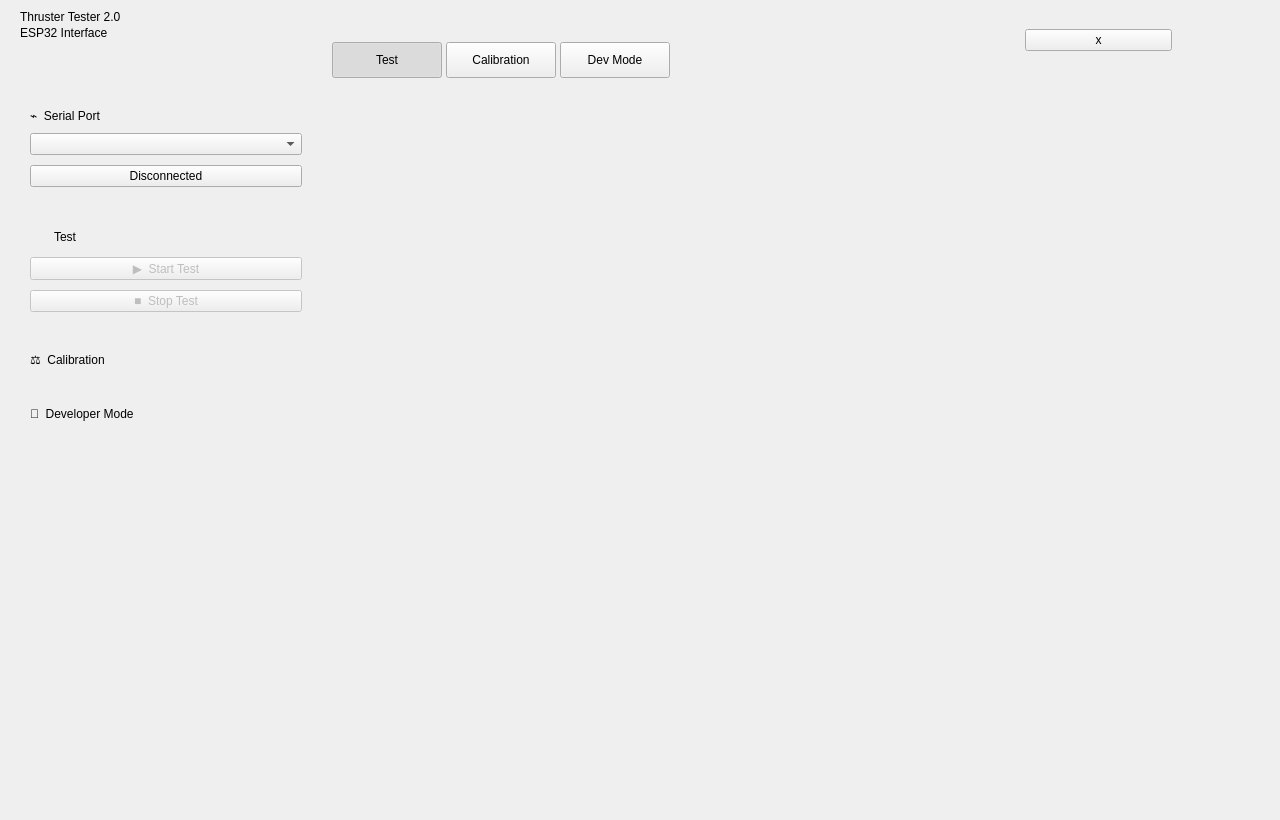
<?xml version="1.0" encoding="UTF-8"?>
<ui version="4.0">
 <class>MainWindow</class>
 <widget class="QMainWindow" name="MainWindow">
  <property name="geometry">
   <rect>
    <x>0</x>
    <y>0</y>
    <width>1280</width>
    <height>820</height>
   </rect>
  </property>
  <property name="minimumSize">
   <size>
    <width>1100</width>
    <height>720</height>
   </size>
  </property>
  <property name="windowTitle">
   <string>Thruster Tester 2.0</string>
  </property>
  <property name="styleSheet">
   <string notr="true">
QMainWindow,
QWidget#centralWidget {
    background-color: #131c26;
    color: #d7e4ee;
}

QFrame#headerWidget {
    background-color: #131c26;
    border-bottom: 1px solid #223140;
}

QLabel#titleLabel {
    color: #d7e4ee;
    font-size: 18px;
    font-weight: 600;
}

QLabel#subtitleLabel {
    color: #8aa0b0;
    font-size: 12px;
}

QPushButton#testTabButton,
QPushButton#calibrationTabButton,
QPushButton#developerTabButton {
    min-height: 36px;
    max-height: 36px;
    min-width: 110px;
    background-color: #1b2630;
    border: none;
    border-top-left-radius: 8px;
    border-top-right-radius: 8px;
    border-bottom-left-radius: 0;
    border-bottom-right-radius: 0;
    color: #8aa0b0;
    font-size: 14px;
    font-weight: 600;
    padding: 0 18px;
    text-align: center;
}

QPushButton#testTabButton:hover,
QPushButton#calibrationTabButton:hover,
QPushButton#developerTabButton:hover {
    background-color: #253544;
    color: #d7e4ee;
}

QPushButton#testTabButton:checked,
QPushButton#calibrationTabButton:checked,
QPushButton#developerTabButton:checked {
    background-color: #0069f1;
    color: #ffffff;
}

QFrame#sidebarPanel {
    background: transparent;
    border: none;
}

QFrame#contentPanel,
QFrame#serialFrame,
QFrame#testFrame,
QFrame#calibrationFrame,
QFrame#developerFrame {
    background-color: #18242e;
    border: 1px solid #223140;
    border-radius: 10px;
}

QLabel#testTitleIcon {
    background: transparent;
    border: none;
}

QLabel#serialTitle,
QLabel#testTitle,
QLabel#calibrationTitle,
QLabel#developerTitle {
    color: #d7e4ee;
    font-size: 14px;
    font-weight: 600;
}

QComboBox#portCombo {
    min-height: 40px;
    background-color: #1e2c38;
    border: 1px solid #223140;
    border-radius: 8px;
    padding: 2px 8px;
    color: #d7e4ee;
    combobox-popup: 0;
}

QComboBox#portCombo::drop-down {
    border: none;
    width: 24px;
}

QComboBox#portCombo QAbstractItemView {
    background-color: #18242e;
    color: #d7e4ee;
    selection-background-color: #1e2c38;
    selection-color: #d7e4ee;
    border: 1px solid #223140;
    border-radius: 8px;
    outline: none;
    padding: 4px 0;
}

QComboBox#portCombo QAbstractItemView::item {
    min-height: 40px;
    padding: 10px 14px;
}

QPushButton#connectButton,
QPushButton#startButton,
QPushButton#stopButton {
    min-height: 40px;
    background-color: #1e2c38;
    border: none;
    border-radius: 8px;
    padding: 4px 14px;
    color: #ffffff;
    font-weight: 600;
    text-align: left;
}

QPushButton#connectButton {
    background-color: #24313c;
    color: #8aa0b0;
    text-align: center;
}

QPushButton#connectButton[connectable="true"] {
    background-color: #1e2c38;
    color: #ffffff;
}

QPushButton#connectButton[connectable="true"]:hover {
    background-color: #2d4152;
    color: #ffffff;
}

QPushButton#connectButton[connected="true"] {
    background-color: #0a7a45;
    color: #ffffff;
}

QPushButton#connectButton[connected="true"]:hover {
    background-color: #0c8d50;
    color: #ffffff;
}

QPushButton#startButton {
    background-color: #0069f1;
}

QPushButton#startButton:hover {
    background-color: #1a7af4;
}

QPushButton#stopButton {
    background-color: #7f2934;
}

QPushButton#stopButton:hover {
    background-color: #93303d;
}

QPushButton#startButton:disabled,
QPushButton#stopButton:disabled {
    background-color: #24313c;
    color: #8aa0b0;
}

QFrame#errorToast {
    background-color: #2a1f24;
    border: 1px solid #7f2934;
    border-radius: 8px;
}

QLabel#errorToastLabel {
    color: #d7e4ee;
    font-size: 13px;
}

QPushButton#errorToastCloseButton {
    min-height: 24px;
    max-height: 24px;
    min-width: 24px;
    max-width: 24px;
    background: transparent;
    border: none;
    border-radius: 4px;
    color: #8aa0b0;
    font-weight: 600;
    padding: 0;
    text-align: center;
}

QPushButton#errorToastCloseButton:hover {
    background-color: #3a2a30;
    color: #d7e4ee;
}

QScrollArea#sidebarScrollArea,
QScrollArea#contentScrollArea {
    background: transparent;
    border: none;
}

QScrollArea#sidebarScrollArea &gt; QWidget,
QScrollArea#contentScrollArea &gt; QWidget,
QWidget#sidebarScrollContents,
QWidget#contentScrollContents,
QStackedWidget#contentStack,
QWidget#testPage,
QWidget#calibrationPage,
QWidget#developerPage {
    background: transparent;
    border: none;
}

QLabel#calibrationPlaceholderLabel,
QLabel#developerPlaceholderLabel {
    color: #8aa0b0;
    font-size: 18px;
    font-weight: 600;
}

QFrame#footerWidget {
    background-color: #131c26;
    border-top: 1px solid #223140;
}

QScrollBar:vertical {
    background: transparent;
    width: 10px;
    margin: 4px 2px;
}

QScrollBar::handle:vertical {
    background: #34495a;
    border-radius: 4px;
    min-height: 24px;
}

QScrollBar::handle:vertical:hover {
    background: #486276;
}

QScrollBar::add-line:vertical,
QScrollBar::sub-line:vertical,
QScrollBar::add-page:vertical,
QScrollBar::sub-page:vertical {
    background: transparent;
    border: none;
    height: 0;
}
   </string>
  </property>
  <widget class="QWidget" name="centralWidget">
   <layout class="QVBoxLayout" name="rootLayout">
    <property name="spacing">
     <number>0</number>
    </property>
    <property name="leftMargin">
     <number>0</number>
    </property>
    <property name="topMargin">
     <number>0</number>
    </property>
    <property name="rightMargin">
     <number>0</number>
    </property>
    <property name="bottomMargin">
     <number>0</number>
    </property>
    <item>
     <widget class="QFrame" name="headerWidget">
      <property name="minimumSize">
       <size>
        <width>0</width>
        <height>78</height>
       </size>
      </property>
      <property name="maximumSize">
       <size>
        <width>16777215</width>
        <height>78</height>
       </size>
      </property>
      <property name="frameShape">
       <enum>QFrame::Shape::NoFrame</enum>
      </property>
      <layout class="QHBoxLayout" name="headerLayout">
       <property name="spacing">
        <number>16</number>
       </property>
       <property name="leftMargin">
        <number>16</number>
       </property>
       <property name="topMargin">
        <number>10</number>
       </property>
       <property name="rightMargin">
        <number>16</number>
       </property>
       <property name="bottomMargin">
        <number>0</number>
       </property>
       <item>
        <widget class="QWidget" name="brandingWidget" native="true">
         <property name="minimumSize">
          <size>
           <width>300</width>
           <height>0</height>
          </size>
         </property>
         <property name="maximumSize">
          <size>
           <width>300</width>
           <height>16777215</height>
          </size>
         </property>
         <layout class="QVBoxLayout" name="titleLayout">
          <property name="spacing">
           <number>2</number>
          </property>
          <property name="leftMargin">
           <number>4</number>
          </property>
          <property name="topMargin">
           <number>0</number>
          </property>
          <property name="rightMargin">
           <number>0</number>
          </property>
          <property name="bottomMargin">
           <number>0</number>
          </property>
          <item>
           <widget class="QLabel" name="titleLabel">
            <property name="text">
             <string>Thruster Tester 2.0</string>
            </property>
           </widget>
          </item>
          <item>
           <widget class="QLabel" name="subtitleLabel">
            <property name="text">
             <string>ESP32 Interface</string>
            </property>
           </widget>
          </item>
          <item>
           <spacer name="brandingVerticalSpacer">
            <property name="orientation">
             <enum>Qt::Orientation::Vertical</enum>
            </property>
            <property name="sizeHint" stdset="0">
             <size>
              <width>20</width>
              <height>20</height>
             </size>
            </property>
           </spacer>
          </item>
         </layout>
        </widget>
       </item>
       <item>
        <layout class="QHBoxLayout" name="tabLayout">
         <property name="spacing">
          <number>4</number>
         </property>
         <item alignment="Qt::AlignmentFlag::AlignBottom">
          <widget class="QPushButton" name="testTabButton">
         <property name="minimumSize">
          <size>
           <width>110</width>
           <height>36</height>
          </size>
         </property>
         <property name="maximumSize">
          <size>
           <width>16777215</width>
           <height>36</height>
          </size>
         </property>
         <property name="text">
          <string>Test</string>
         </property>
         <property name="checkable">
          <bool>true</bool>
         </property>
         <property name="checked">
          <bool>true</bool>
         </property>
          </widget>
         </item>
         <item alignment="Qt::AlignmentFlag::AlignBottom">
          <widget class="QPushButton" name="calibrationTabButton">
         <property name="minimumSize">
          <size>
           <width>110</width>
           <height>36</height>
          </size>
         </property>
         <property name="maximumSize">
          <size>
           <width>16777215</width>
           <height>36</height>
          </size>
         </property>
         <property name="text">
          <string>Calibration</string>
         </property>
         <property name="checkable">
          <bool>true</bool>
         </property>
          </widget>
         </item>
         <item alignment="Qt::AlignmentFlag::AlignBottom">
          <widget class="QPushButton" name="developerTabButton">
         <property name="minimumSize">
          <size>
           <width>110</width>
           <height>36</height>
          </size>
         </property>
         <property name="maximumSize">
          <size>
           <width>16777215</width>
           <height>36</height>
          </size>
         </property>
         <property name="text">
          <string>Dev Mode</string>
         </property>
         <property name="checkable">
          <bool>true</bool>
         </property>
          </widget>
         </item>
         <item>
          <spacer name="headerTrailingSpacer">
           <property name="orientation">
            <enum>Qt::Orientation::Horizontal</enum>
           </property>
           <property name="sizeHint" stdset="0">
            <size>
             <width>40</width>
             <height>20</height>
            </size>
           </property>
          </spacer>
         </item>
        </layout>
       </item>
      </layout>
     </widget>
    </item>
    <item>
     <widget class="QWidget" name="bodyWidget" native="true">
      <property name="sizePolicy">
       <sizepolicy hsizetype="Expanding" vsizetype="Expanding">
        <horstretch>0</horstretch>
        <verstretch>1</verstretch>
       </sizepolicy>
      </property>
      <layout class="QHBoxLayout" name="bodyLayout" stretch="0,1">
       <property name="spacing">
        <number>16</number>
       </property>
       <property name="leftMargin">
        <number>16</number>
       </property>
       <property name="topMargin">
        <number>16</number>
       </property>
       <property name="rightMargin">
        <number>16</number>
       </property>
       <property name="bottomMargin">
        <number>16</number>
       </property>
       <item>
        <widget class="QFrame" name="sidebarPanel">
         <property name="minimumSize">
          <size>
           <width>300</width>
           <height>0</height>
          </size>
         </property>
         <property name="maximumSize">
          <size>
           <width>300</width>
           <height>16777215</height>
          </size>
         </property>
         <property name="frameShape">
          <enum>QFrame::Shape::NoFrame</enum>
         </property>
         <layout class="QVBoxLayout" name="sidebarPanelLayout">
          <property name="leftMargin">
           <number>0</number>
          </property>
          <property name="topMargin">
           <number>0</number>
          </property>
          <property name="rightMargin">
           <number>0</number>
          </property>
          <property name="bottomMargin">
           <number>0</number>
          </property>
          <item>
           <widget class="QScrollArea" name="sidebarScrollArea">
            <property name="frameShape">
             <enum>QFrame::Shape::NoFrame</enum>
            </property>
            <property name="horizontalScrollBarPolicy">
             <enum>Qt::ScrollBarPolicy::ScrollBarAlwaysOff</enum>
            </property>
            <property name="verticalScrollBarPolicy">
             <enum>Qt::ScrollBarPolicy::ScrollBarAsNeeded</enum>
            </property>
            <property name="widgetResizable">
             <bool>true</bool>
            </property>
            <widget class="QWidget" name="sidebarScrollContents">
          <property name="geometry">
           <rect>
            <x>0</x>
            <y>0</y>
            <width>298</width>
            <height>564</height>
           </rect>
          </property>
          <layout class="QVBoxLayout" name="sidebarLayout">
           <property name="spacing">
            <number>12</number>
           </property>
           <property name="leftMargin">
            <number>0</number>
           </property>
           <property name="topMargin">
            <number>0</number>
           </property>
           <property name="rightMargin">
            <number>0</number>
           </property>
           <property name="bottomMargin">
            <number>0</number>
           </property>
           <item>
            <widget class="QFrame" name="serialFrame">
             <property name="frameShape">
              <enum>QFrame::Shape::NoFrame</enum>
             </property>
             <layout class="QVBoxLayout" name="serialLayout">
              <property name="spacing">
               <number>10</number>
              </property>
              <property name="leftMargin">
               <number>14</number>
              </property>
              <property name="topMargin">
               <number>14</number>
              </property>
              <property name="rightMargin">
               <number>14</number>
              </property>
              <property name="bottomMargin">
               <number>14</number>
              </property>
              <item>
               <widget class="QLabel" name="serialTitle">
                <property name="text">
                 <string>⌁  Serial Port</string>
                </property>
               </widget>
              </item>
              <item>
               <widget class="QComboBox" name="portCombo">
                <property name="currentIndex">
                 <number>-1</number>
                </property>
                <property name="placeholderText">
                 <string>No Devices Detected</string>
                </property>
               </widget>
              </item>
              <item>
               <widget class="QPushButton" name="connectButton">
                <property name="text">
                 <string>Disconnected</string>
                </property>
               </widget>
              </item>
             </layout>
            </widget>
           </item>
           <item>
            <widget class="QFrame" name="testFrame">
             <property name="frameShape">
              <enum>QFrame::Shape::NoFrame</enum>
             </property>
             <layout class="QVBoxLayout" name="testLayout">
              <property name="spacing">
               <number>10</number>
              </property>
              <property name="leftMargin">
               <number>14</number>
              </property>
              <property name="topMargin">
               <number>14</number>
              </property>
              <property name="rightMargin">
               <number>14</number>
              </property>
              <property name="bottomMargin">
               <number>14</number>
              </property>
              <item>
               <layout class="QHBoxLayout" name="testTitleLayout">
                <property name="spacing">
                 <number>8</number>
                </property>
                <item>
                 <widget class="QLabel" name="testTitleIcon">
                  <property name="minimumSize">
                   <size>
                    <width>16</width>
                    <height>16</height>
                   </size>
                  </property>
                  <property name="maximumSize">
                   <size>
                    <width>16</width>
                    <height>16</height>
                   </size>
                  </property>
                  <property name="pixmap">
                   <pixmap resource="../resources/resources.qrc">:/icons/line-graph.svg</pixmap>
                  </property>
                  <property name="scaledContents">
                   <bool>true</bool>
                  </property>
                 </widget>
                </item>
                <item>
                 <widget class="QLabel" name="testTitle">
                  <property name="text">
                   <string>Test</string>
                  </property>
                 </widget>
                </item>
                <item>
                 <spacer name="testTitleSpacer">
                  <property name="orientation">
                   <enum>Qt::Orientation::Horizontal</enum>
                  </property>
                  <property name="sizeHint" stdset="0">
                   <size>
                    <width>40</width>
                    <height>20</height>
                   </size>
                  </property>
                 </spacer>
                </item>
               </layout>
              </item>
              <item>
               <widget class="QPushButton" name="startButton">
                <property name="enabled">
                 <bool>false</bool>
                </property>
                <property name="text">
                 <string>▶  Start Test</string>
                </property>
               </widget>
              </item>
              <item>
               <widget class="QPushButton" name="stopButton">
                <property name="enabled">
                 <bool>false</bool>
                </property>
                <property name="text">
                 <string>■  Stop Test</string>
                </property>
               </widget>
              </item>
             </layout>
            </widget>
           </item>
           <item>
            <widget class="QFrame" name="calibrationFrame">
             <property name="visible">
              <bool>false</bool>
             </property>
             <property name="frameShape">
              <enum>QFrame::Shape::NoFrame</enum>
             </property>
             <layout class="QVBoxLayout" name="calibrationLayout">
              <property name="spacing">
               <number>10</number>
              </property>
              <property name="leftMargin">
               <number>14</number>
              </property>
              <property name="topMargin">
               <number>14</number>
              </property>
              <property name="rightMargin">
               <number>14</number>
              </property>
              <property name="bottomMargin">
               <number>14</number>
              </property>
              <item>
               <widget class="QLabel" name="calibrationTitle">
                <property name="text">
                 <string>⚖  Calibration</string>
                </property>
               </widget>
              </item>
             </layout>
            </widget>
           </item>
           <item>
            <widget class="QFrame" name="developerFrame">
             <property name="visible">
              <bool>false</bool>
             </property>
             <property name="frameShape">
              <enum>QFrame::Shape::NoFrame</enum>
             </property>
             <layout class="QVBoxLayout" name="developerLayout">
              <property name="spacing">
               <number>10</number>
              </property>
              <property name="leftMargin">
               <number>14</number>
              </property>
              <property name="topMargin">
               <number>14</number>
              </property>
              <property name="rightMargin">
               <number>14</number>
              </property>
              <property name="bottomMargin">
               <number>14</number>
              </property>
              <item>
               <widget class="QLabel" name="developerTitle">
                <property name="text">
                 <string>🔧  Developer Mode</string>
                </property>
               </widget>
              </item>
             </layout>
            </widget>
           </item>
           <item>
            <spacer name="sidebarVerticalSpacer">
             <property name="orientation">
              <enum>Qt::Orientation::Vertical</enum>
             </property>
             <property name="sizeHint" stdset="0">
              <size>
               <width>20</width>
               <height>40</height>
              </size>
             </property>
            </spacer>
           </item>
             </layout>
            </widget>
           </widget>
          </item>
         </layout>
        </widget>
       </item>
       <item>
        <widget class="QFrame" name="contentPanel">
         <property name="sizePolicy">
          <sizepolicy hsizetype="Expanding" vsizetype="Expanding">
           <horstretch>1</horstretch>
           <verstretch>1</verstretch>
          </sizepolicy>
         </property>
         <property name="frameShape">
          <enum>QFrame::Shape::NoFrame</enum>
         </property>
         <layout class="QVBoxLayout" name="contentPanelLayout">
          <property name="leftMargin">
           <number>0</number>
          </property>
          <property name="topMargin">
           <number>0</number>
          </property>
          <property name="rightMargin">
           <number>0</number>
          </property>
          <property name="bottomMargin">
           <number>0</number>
          </property>
          <item>
           <widget class="QScrollArea" name="contentScrollArea">
            <property name="frameShape">
             <enum>QFrame::Shape::NoFrame</enum>
            </property>
            <property name="horizontalScrollBarPolicy">
             <enum>Qt::ScrollBarPolicy::ScrollBarAlwaysOff</enum>
            </property>
            <property name="verticalScrollBarPolicy">
             <enum>Qt::ScrollBarPolicy::ScrollBarAsNeeded</enum>
            </property>
            <property name="widgetResizable">
             <bool>true</bool>
            </property>
            <widget class="QWidget" name="contentScrollContents">
          <property name="geometry">
           <rect>
            <x>0</x>
            <y>0</y>
            <width>748</width>
            <height>564</height>
           </rect>
          </property>
          <layout class="QVBoxLayout" name="contentLayout">
           <property name="leftMargin">
            <number>0</number>
           </property>
           <property name="topMargin">
            <number>0</number>
           </property>
           <property name="rightMargin">
            <number>0</number>
           </property>
           <property name="bottomMargin">
            <number>0</number>
           </property>
           <item>
            <widget class="QStackedWidget" name="contentStack">
             <property name="currentIndex">
              <number>0</number>
             </property>
             <widget class="QWidget" name="testPage">
              <layout class="QVBoxLayout" name="testPageLayout">
               <item>
                <widget class="LineChart" name="testChart" native="true"/>
               </item>
              </layout>
             </widget>
             <widget class="QWidget" name="calibrationPage">
              <layout class="QVBoxLayout" name="calibrationPageLayout">
               <item>
                <widget class="QLabel" name="calibrationPlaceholderLabel">
                 <property name="text">
                  <string>Calibration under construction</string>
                 </property>
                 <property name="alignment">
                  <set>Qt::AlignmentFlag::AlignCenter</set>
                 </property>
                </widget>
               </item>
              </layout>
             </widget>
             <widget class="QWidget" name="developerPage">
              <layout class="QVBoxLayout" name="developerPageLayout">
               <item>
                <widget class="QLabel" name="developerPlaceholderLabel">
                 <property name="text">
                  <string>Dev Mode under construction</string>
                 </property>
                 <property name="alignment">
                  <set>Qt::AlignmentFlag::AlignCenter</set>
                 </property>
                </widget>
               </item>
              </layout>
             </widget>
            </widget>
           </item>
             </layout>
            </widget>
           </widget>
          </item>
         </layout>
        </widget>
       </item>
      </layout>
     </widget>
    </item>
    <item>
     <widget class="QFrame" name="footerWidget">
      <property name="minimumSize">
       <size>
        <width>0</width>
        <height>48</height>
       </size>
      </property>
      <property name="maximumSize">
       <size>
        <width>16777215</width>
        <height>48</height>
       </size>
      </property>
      <property name="frameShape">
       <enum>QFrame::Shape::NoFrame</enum>
      </property>
     </widget>
    </item>
   </layout>
   <widget class="QFrame" name="errorToast">
    <property name="geometry">
     <rect>
      <x>860</x>
      <y>16</y>
      <width>320</width>
      <height>48</height>
     </rect>
    </property>
    <property name="visible">
     <bool>false</bool>
    </property>
    <layout class="QHBoxLayout" name="errorToastLayout">
     <property name="leftMargin">
      <number>12</number>
     </property>
     <property name="topMargin">
      <number>8</number>
     </property>
     <property name="rightMargin">
      <number>8</number>
     </property>
     <property name="bottomMargin">
      <number>8</number>
     </property>
     <item>
      <widget class="QLabel" name="errorToastLabel">
       <property name="wordWrap">
        <bool>true</bool>
       </property>
       <property name="text">
        <string></string>
       </property>
      </widget>
     </item>
     <item>
      <widget class="QPushButton" name="errorToastCloseButton">
       <property name="text">
        <string>x</string>
       </property>
      </widget>
     </item>
    </layout>
   </widget>
  </widget>
 </widget>
 <customwidgets>
  <customwidget>
   <class>LineChart</class>
   <extends>QWidget</extends>
   <header>LineChart.h</header>
   <container>1</container>
  </customwidget>
 </customwidgets>
 <resources>
  <include location="../resources/resources.qrc"/>
 </resources>
 <connections/>
</ui>
